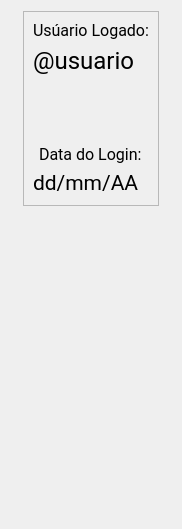
            <widget class="QWidget" name="Informacoes">
             <property name="geometry">
              <rect>
               <x>0</x>
               <y>0</y>
               <width>182</width>
               <height>529</height>
              </rect>
             </property>
             <attribute name="label">
              <string>Informações</string>
             </attribute>
             <layout class="QVBoxLayout" name="verticalLayout_7">
              <item alignment="Qt::AlignHCenter|Qt::AlignTop">
               <widget class="QFrame" name="container_infos">
                <property name="frameShape">
                 <enum>QFrame::StyledPanel</enum>
                </property>
                <property name="frameShadow">
                 <enum>QFrame::Raised</enum>
                </property>
                <layout class="QVBoxLayout" name="verticalLayout_20">
                 <item>
                  <widget class="QLabel" name="label_11">
                   <property name="font">
                    <font>
                     <family>Roboto</family>
                     <pointsize>12</pointsize>
                    </font>
                   </property>
                   <property name="text">
                    <string>Usúario Logado:</string>
                   </property>
                  </widget>
                 </item>
                 <item>
                  <widget class="QLabel" name="txt_user_login">
                   <property name="font">
                    <font>
                     <family>Roboto</family>
                     <pointsize>18</pointsize>
                    </font>
                   </property>
                   <property name="text">
                    <string>@usuario</string>
                   </property>
                  </widget>
                 </item>
                 <item>
                  <spacer name="verticalSpacer_2">
                   <property name="orientation">
                    <enum>Qt::Vertical</enum>
                   </property>
                   <property name="sizeHint" stdset="0">
                    <size>
                     <width>20</width>
                     <height>64</height>
                    </size>
                   </property>
                  </spacer>
                 </item>
                 <item alignment="Qt::AlignHCenter|Qt::AlignTop">
                  <widget class="QLabel" name="label_12">
                   <property name="font">
                    <font>
                     <family>Roboto</family>
                     <pointsize>12</pointsize>
                    </font>
                   </property>
                   <property name="text">
                    <string>Data do Login:</string>
                   </property>
                  </widget>
                 </item>
                 <item>
                  <widget class="QLabel" name="txt_data_login">
                   <property name="font">
                    <font>
                     <family>Roboto</family>
                     <pointsize>16</pointsize>
                    </font>
                   </property>
                   <property name="text">
                    <string>dd/mm/AA</string>
                   </property>
                  </widget>
                 </item>
                </layout>
               </widget>
              </item>
             </layout>
            </widget>
